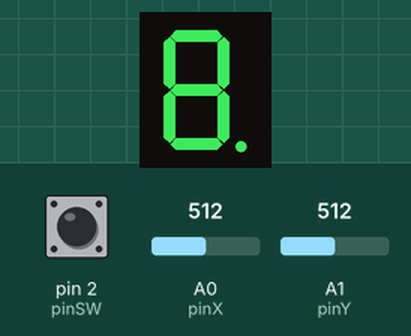
A sketch run on a simulated Arduino Uno, built with avr-gcc and run on an emulated ATmega328P. Parts: 1-digit seven-segment display. Wiring (inferred from the names in the program): 1-digit 7-segment display, segments lit when LOW: segments pin 10, pin 9, pin 8, pin 7, pin 6, pin 5, pin 4, pin 12. The test bench sets the inputs (shaded band); at power-on: A0 (pinX) = 512, pin 2 (pinSW) HIGH, A1 (pinY) = 512. The segment pins are drawn as the display they are named for.

Above: at 0.1 s.
At 0.75 s:
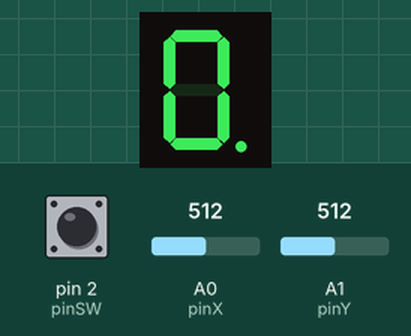
1.3 s: A0 (pinX) set to 910
At 1.95 s:
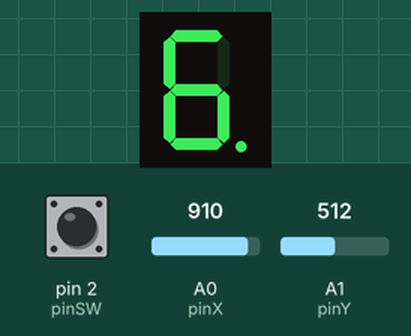
Timing chart, 0 to 4.3 s (numbered marks = the images above; inputs shaded):
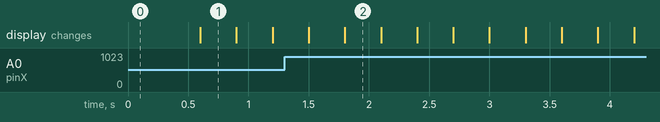

The sketch:

hw3.ino
```cpp
// Declare all the segments pins
const int pinA = 12;
const int pinB = 10;
const int pinC = 9;
const int pinD = 8;
const int pinE = 7;
const int pinF = 6;
const int pinG = 5;
const int pinDP = 4;

const int segSize = 8;
int index = 0;

bool commonAnode = false;

const int pinSW = 2;  // digital pin connected to switch output
const int pinX = A0;  // A0 - analog pin connected to X output
const int pinY = A1;  // A1 - analog pin connected to Y output

int xValue = 0;
int yValue = 0;
int swValue;

byte swState = HIGH;
byte lastSwState = HIGH;

byte onState = HIGH;
byte dpState = LOW;

int segments[segSize] = {
  pinA, pinB, pinC, pinD, pinE, pinF, pinG, pinDP
};

byte segmentsStates[segSize] = {
  LOW, LOW, LOW, LOW, LOW, LOW, LOW, LOW
};

int currentSegment = 7;
byte currentSegmentState = LOW;

int state = 1;

unsigned long lastDebounceTimeSw = 0;
unsigned long debounceDelaySw = 100;
unsigned long lastDebounceTimeJoy = 0;
unsigned long debounceDelayJoy = 200;
unsigned long longPress = 300;

const int minThresholdCenter = 350;
const int maxThresholdCenter = 700;
const int minThresholdMargin = 200;
const int maxThresholdMargin = 900;

bool joystickMove = true;
bool lastJoystickMove = false;
bool currentJoystickMove = false;

const int nrDirections = 4;
int up = 0;
int down = 1;
int right = 2;
int left = 3;
int move;

unsigned long previousBlink = 0;
const long intervalBlink = 300;

byte segmentsMovements[segSize][nrDirections] = {
  //U  D  L  R
  { 0, 6, 5, 1 },  // a  0
  { 0, 6, 5, 1 },  // b  1
  { 6, 3, 4, 7 },  // c  2
  { 6, 3, 4, 2 },  // d  3
  { 6, 3, 4, 2 },  // e  4
  { 0, 6, 5, 1 },  // f  5
  { 0, 3, 6, 6 },  // g  6
  { 7, 7, 2, 7 }   // dp 7
};

void setup() {
  // Initialize all the pins
  pinMode(pinSW, INPUT_PULLUP);
  for (int i = 0; i < segSize; i++) {
    pinMode(segments[i], OUTPUT);
  }
  if (commonAnode == true) {
    onState = !onState;
  }
  Serial.begin(9600);
}

void loop() {

  xValue = analogRead(pinX);
  yValue = analogRead(pinY);
  swValue = digitalRead(pinSW);

  for (int i = 0; i < segSize; i++) {
    if (i == currentSegment) {
      continue;
    }

    digitalWrite(segments[i], segmentsStates[i]);
  }

  if (state == 1) {
    blink();
    joystickMoveState1();
  } else {
    segmentsStates[currentSegment] = !segmentsStates[currentSegment];
    digitalWrite(segments[currentSegment], segmentsStates[currentSegment]);
    state = 1;
  }

  press();

}

//if the joystick didn't move is fitted between the central thresholds
//if the joystick moved its values are bigger or smaller than the margin thresholds
void joystickMoveState1() {
  if ((minThresholdCenter <= xValue && xValue <= maxThresholdCenter) and (minThresholdCenter <= yValue && yValue <= maxThresholdCenter)) {
    joystickMove = false;
  }

  if (xValue < minThresholdMargin && joystickMove == false) {
    move = left;
    joystickMove = true;
  }

  if (xValue > maxThresholdMargin && joystickMove == false) {
    move = right;
    joystickMove = true;
  }

  if (yValue < minThresholdMargin && joystickMove == false) {
    move = down;
    joystickMove = true;
  }

  if (yValue > maxThresholdMargin && joystickMove == false) {
    move = up;
    joystickMove = true;
  }

  if (lastJoystickMove != joystickMove) {
    lastDebounceTimeJoy = millis();
  }

  if (millis() - lastDebounceTimeJoy > debounceDelayJoy) {
    if (joystickMove != currentJoystickMove) {
      currentJoystickMove = joystickMove;

      if (currentJoystickMove == true) {
        currentSegment = segmentsMovements[currentSegment][move];
      }
    }
  }

  lastJoystickMove = joystickMove;
}

void blink() {
  if (millis() - previousBlink >= intervalBlink) {
    previousBlink = millis();
    digitalWrite(segments[currentSegment], currentSegmentState);
    currentSegmentState = !currentSegmentState;
  }
}

//checks if its a long press or not
//if it is not then it changes to state 2 which in loop makes the segment the different from before (from LOW to HIGH or from HIGH to LOW)
//if it is then resets
void press() {
  if (swValue == LOW and lastSwState == HIGH) {
    lastDebounceTimeSw = millis();
  }

  if (millis() - lastDebounceTimeSw > debounceDelaySw) {
    if (swValue != swState) {
      swState = swValue;

      if (swState == HIGH) {
        unsigned long pressDuration = millis() - lastDebounceTimeSw;

        if (pressDuration < longPress) {
          if (state == 1) {
            state = 2;
          } else if (state == 2) {
            state = 1;
          }
        }
        else {
          if (state == 1) {
            reset();
          }
        }
      }
    }
  }

  lastSwState = swValue;
}

//makes all the segments LOW
void reset() {
  for (int i = 0; i < segSize; i++) {
    segmentsStates[i] = LOW;
  }

  currentSegment = 7;
}
```

Measured:
- after the input at 1.3 s, the display: first differs from a run without the input after 0.50 s (image 2)
